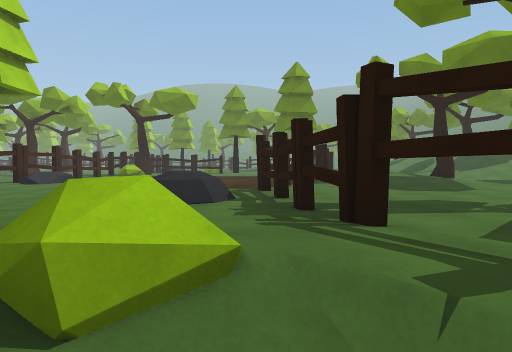
[1] (above)

24 first-person views from a walk through a scene from a Unity 3-D project. The camera is 1.3 m above the floor, tilts 2° down and sees 70° across. The floor is counted in squares, 1.8 m on a side. Each view is taken from the middle of a square. On the plan, view 1 faces up. The plan holds only what a view shows up to about 11 squares ahead; the rest is blank. The place goes on beyond the plan. The player character is not drawn. Some animated figures are left out.

[2]
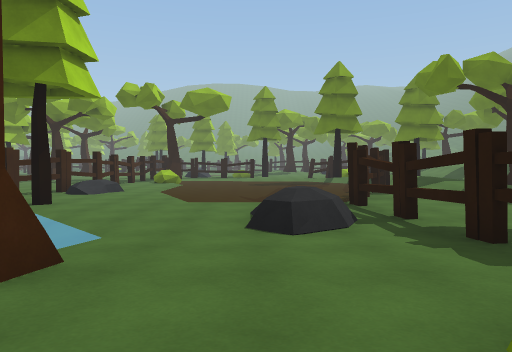

[3]
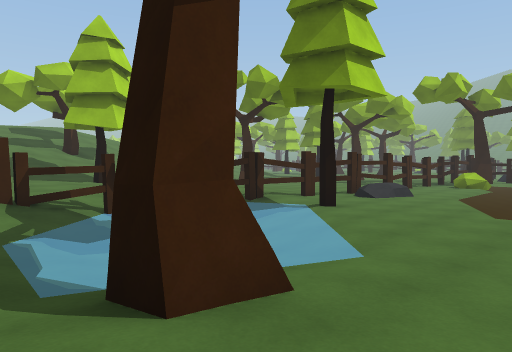

[4]
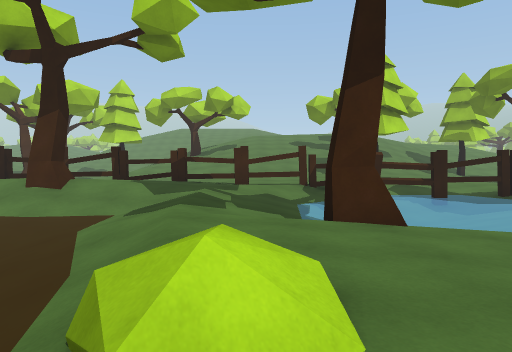

[5]
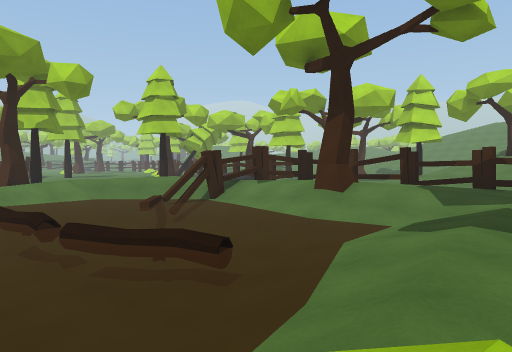

[6]
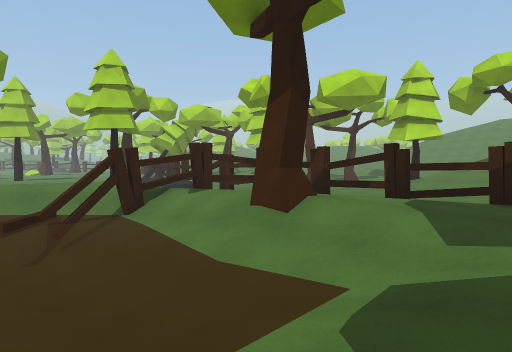

[7]
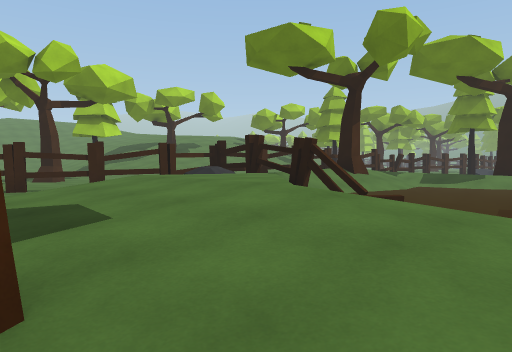

[8]
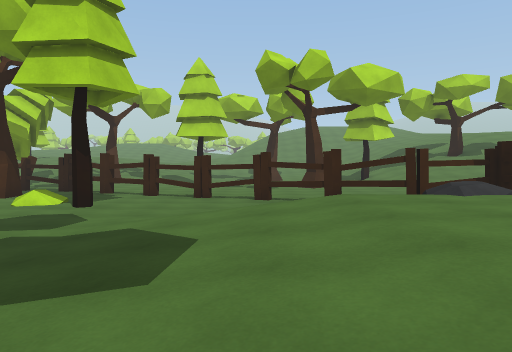

[9]
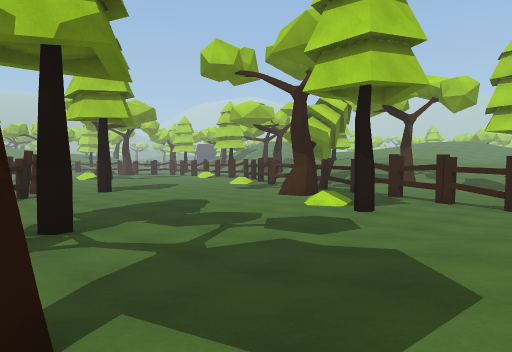

[10]
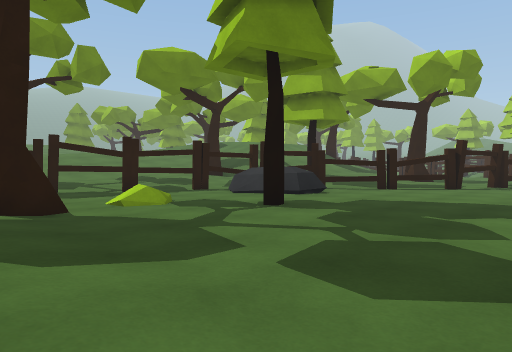

[11]
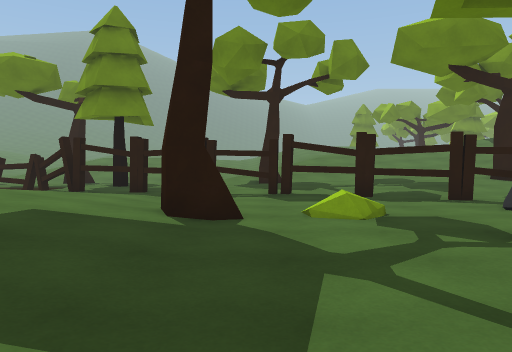

[12]
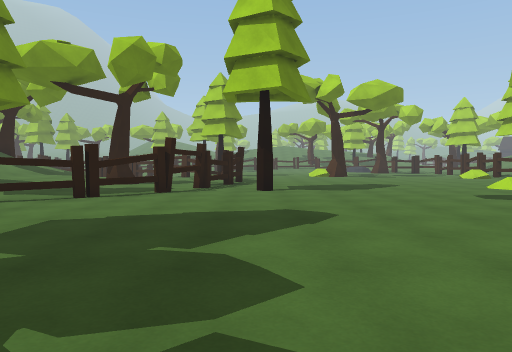

[13]
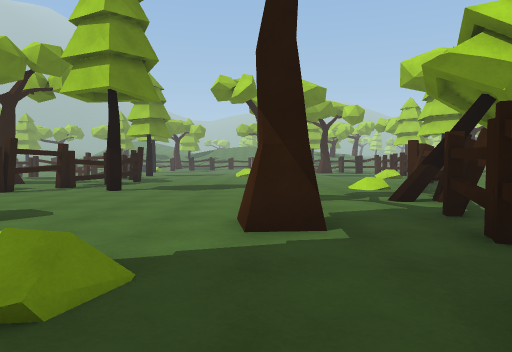

[14]
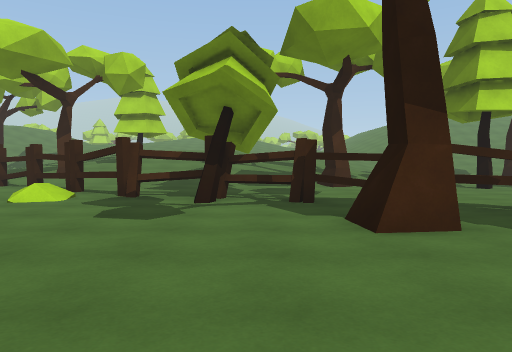

[15]
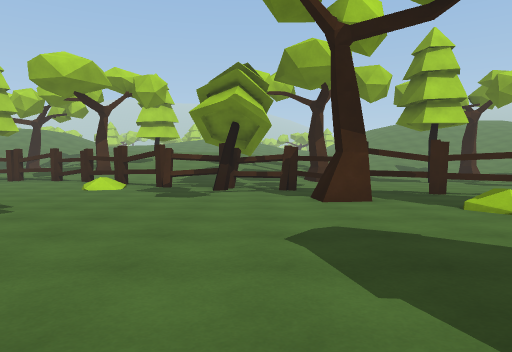

[16]
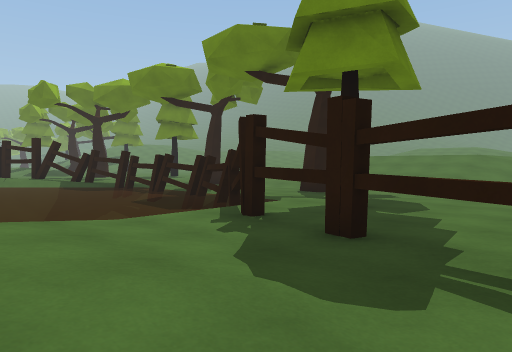

[17]
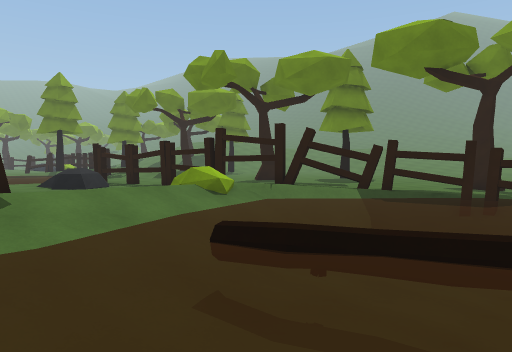

[18]
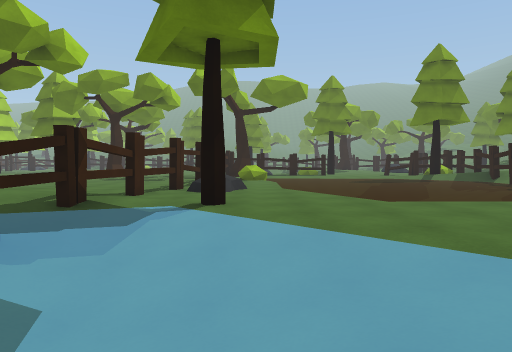

[19]
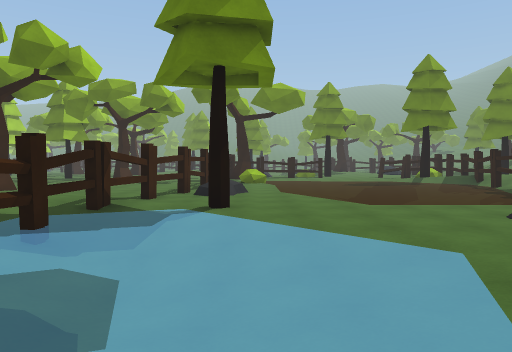

[20]
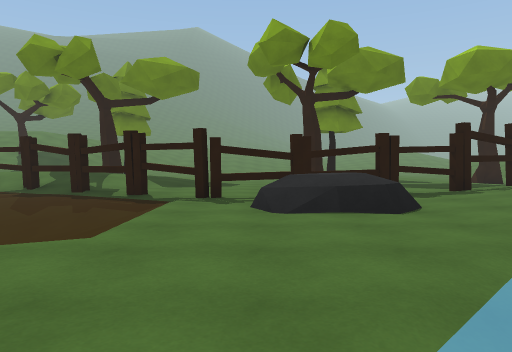

[21]
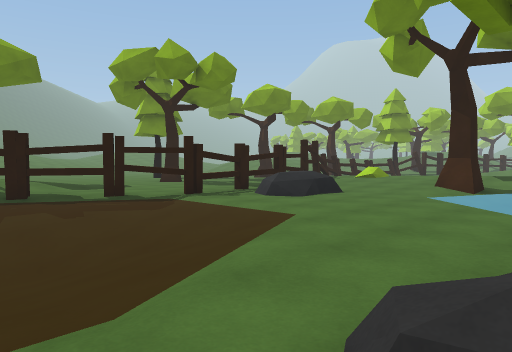

[22]
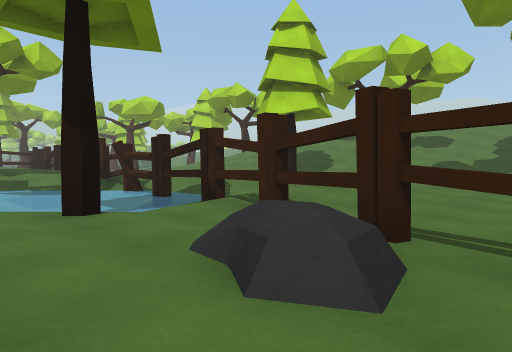

[23]
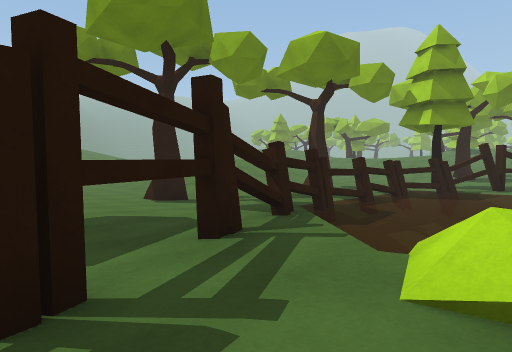

[24]
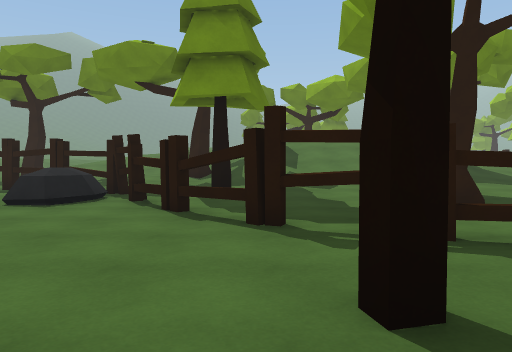

### Floor plan
Key: @ floor where view 1 was taken; # wall or solid block; x gap in a wall; . main floor; : floor 0.25 m higher than the main floor; + floor 0.5 m higher than the main floor; * floor 0.75 m higher than the main floor; % floor 1 m higher than the main floor; / step, stairs or slope; = window, fence, low wall or low ledge; ^ raised ledge; v drop or lower ground; T thing the floor can be seen under or through.
Columns run from 17 left of view 1 to 4 right of it. Each row starts with its distance up from view 1.
 14          x....    ..#
 13     ::...T/...    .#+*
 12     :::..T/....  ..x:*
 11     +:::T.........T::+
 10       +:T.........T:::
  9       +:x.#......T....
  8       +.x....../=T....
  7       +.#....../=.T...
  6    =*++.=......:=.T...
  5    ***+:#..../::::T::.
  4      *++=..../////#::
  3        =//...#//+/#:::
  2        x*//////+//+x::
  1        #**/////////#::
  0        x**/////..@.##:
 -1    +:  v/%//....    #.
 -2    ::  x ///..=/    x.
 -3    ::  #  #/.  /    #.
 -4        x  //.  .    ##
 -5        #  /..  ..   ##
 -6        #=####  ..   ##
 -7        x /%=/       #.
 -8       ## /%%=... ...#.
 -9       T   %%%=///..T..
-10     ..T   %%%%*//..Txx
-11     .T..  ///////.T...
-12     .T...////////.x...
-13  ....=....////#...T::
-14  ...#........./...T::
-15  ...=..#....../...#::
-16  ..T..//.........#:::
-17   .T.../....#....x:::
-18  :=..#.........^#.::+
-19  :#..........=^^#.:++
-20  #=...........###.:+*
-21  ##...........x.  :##
-22  =..........#x:: :*
-23 ##.........##.:  :%
-24 #:/......#.#..:
-25 =:/........x

Where each view was taken, in squares from view 1:
view 1: 0 up, 0 right, facing up
view 2: 1 up, 2 left, facing up
view 3: 2 up, 2 left, facing up-left
view 4: 2 up, 1 right, facing left
view 5: 2 up, 0 right, facing down-left
view 6: 1 up, 3 left, facing down-left
view 7: 13 down, 1 left, facing up-left
view 8: 11 down, 2 left, facing left
view 9: 11 down, 3 left, facing down-left
view 10: 12 down, 9 left, facing down-right
view 11: 14 down, 8 left, facing right
view 12: 14 down, 8 left, facing down
view 13: 14 down, 12 left, facing down
view 14: 20 down, 8 left, facing left
view 15: 20 down, 5 left, facing left
view 16: 13 down, 2 left, facing up-right
view 17: 4 down, 5 left, facing up-right
view 18: 3 up, 6 left, facing up
view 19: 2 up, 6 left, facing up
view 20: 8 up, 7 left, facing right
view 21: 14 up, 7 left, facing down-right
view 22: 14 up, 5 left, facing down-left
view 23: 4 up, 1 left, facing down-right
view 24: 23 down, 10 left, facing right
